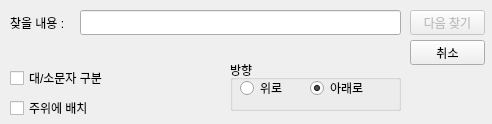
<?xml version="1.0" encoding="UTF-8"?>
<ui version="4.0">
 <class>Dialog</class>
 <widget class="QDialog" name="Dialog">
  <property name="geometry">
   <rect>
    <x>0</x>
    <y>0</y>
    <width>492</width>
    <height>124</height>
   </rect>
  </property>
  <property name="windowTitle">
   <string>찾기</string>
  </property>
  <widget class="QLineEdit" name="lineEdit">
   <property name="geometry">
    <rect>
     <x>80</x>
     <y>10</y>
     <width>321</width>
     <height>25</height>
    </rect>
   </property>
  </widget>
  <widget class="QLabel" name="label">
   <property name="geometry">
    <rect>
     <x>10</x>
     <y>10</y>
     <width>71</width>
     <height>25</height>
    </rect>
   </property>
   <property name="text">
    <string>찾을 내용 : </string>
   </property>
  </widget>
  <widget class="QPushButton" name="pushButton_findnext">
   <property name="enabled">
    <bool>false</bool>
   </property>
   <property name="geometry">
    <rect>
     <x>410</x>
     <y>10</y>
     <width>75</width>
     <height>25</height>
    </rect>
   </property>
   <property name="text">
    <string>다음 찾기</string>
   </property>
  </widget>
  <widget class="QPushButton" name="pushButton_cancle">
   <property name="geometry">
    <rect>
     <x>410</x>
     <y>40</y>
     <width>75</width>
     <height>25</height>
    </rect>
   </property>
   <property name="text">
    <string>취소</string>
   </property>
  </widget>
  <widget class="QCheckBox" name="checkBox_CaseSensitive">
   <property name="geometry">
    <rect>
     <x>10</x>
     <y>70</y>
     <width>111</width>
     <height>16</height>
    </rect>
   </property>
   <property name="text">
    <string>대/소문자 구분</string>
   </property>
  </widget>
  <widget class="QCheckBox" name="checkBox_2">
   <property name="geometry">
    <rect>
     <x>10</x>
     <y>100</y>
     <width>91</width>
     <height>16</height>
    </rect>
   </property>
   <property name="text">
    <string>주위에 배치</string>
   </property>
  </widget>
  <widget class="QGroupBox" name="groupBox">
   <property name="geometry">
    <rect>
     <x>230</x>
     <y>60</y>
     <width>171</width>
     <height>51</height>
    </rect>
   </property>
   <property name="title">
    <string>방향</string>
   </property>
   <widget class="QRadioButton" name="radioButton_down">
    <property name="geometry">
     <rect>
      <x>80</x>
      <y>20</y>
      <width>61</width>
      <height>16</height>
     </rect>
    </property>
    <property name="text">
     <string>아래로</string>
    </property>
    <property name="checked">
     <bool>true</bool>
    </property>
   </widget>
   <widget class="QRadioButton" name="radioButton_up">
    <property name="geometry">
     <rect>
      <x>10</x>
      <y>20</y>
      <width>51</width>
      <height>16</height>
     </rect>
    </property>
    <property name="text">
     <string>위로</string>
    </property>
    <property name="checked">
     <bool>false</bool>
    </property>
   </widget>
  </widget>
 </widget>
 <resources/>
 <connections/>
</ui>
